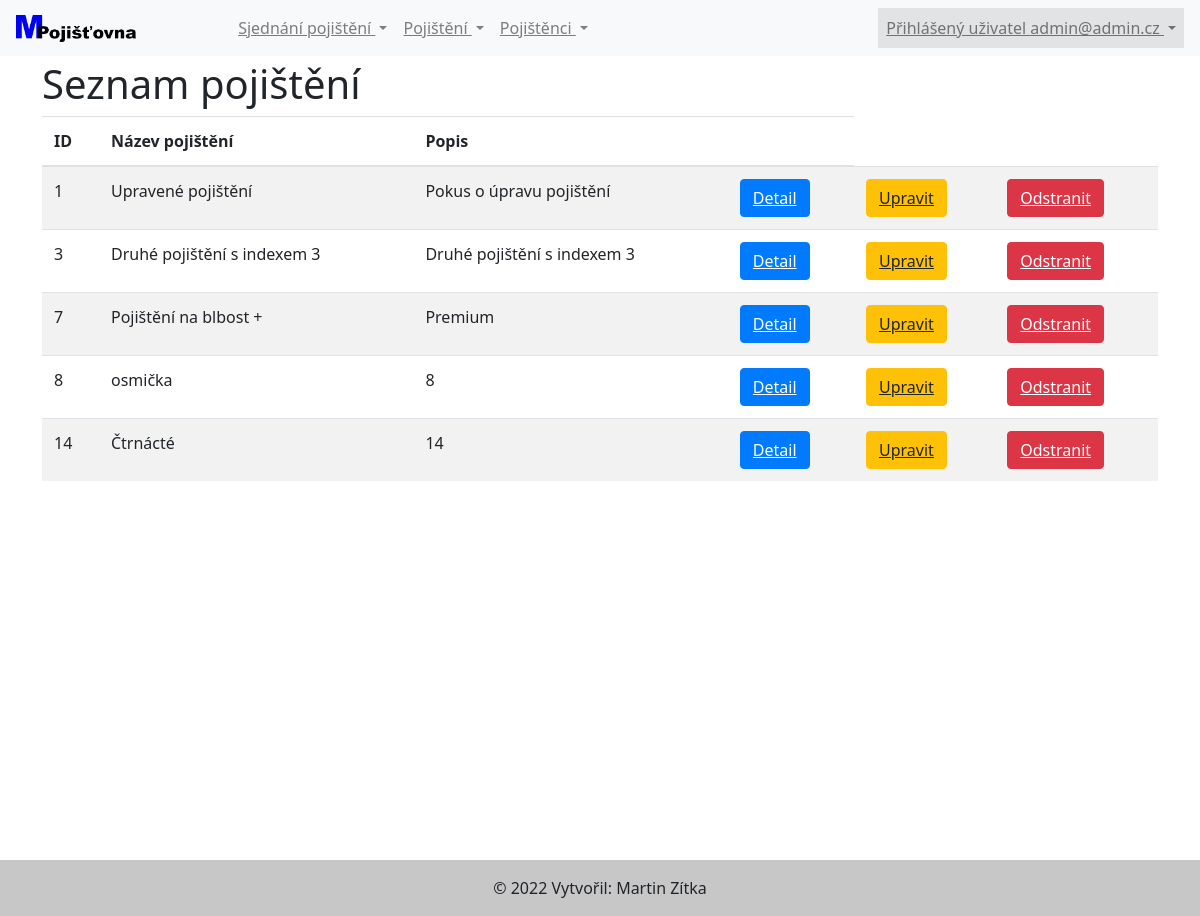
/readPojisteni.php (signed in), run on an earlier commit of the app's database.
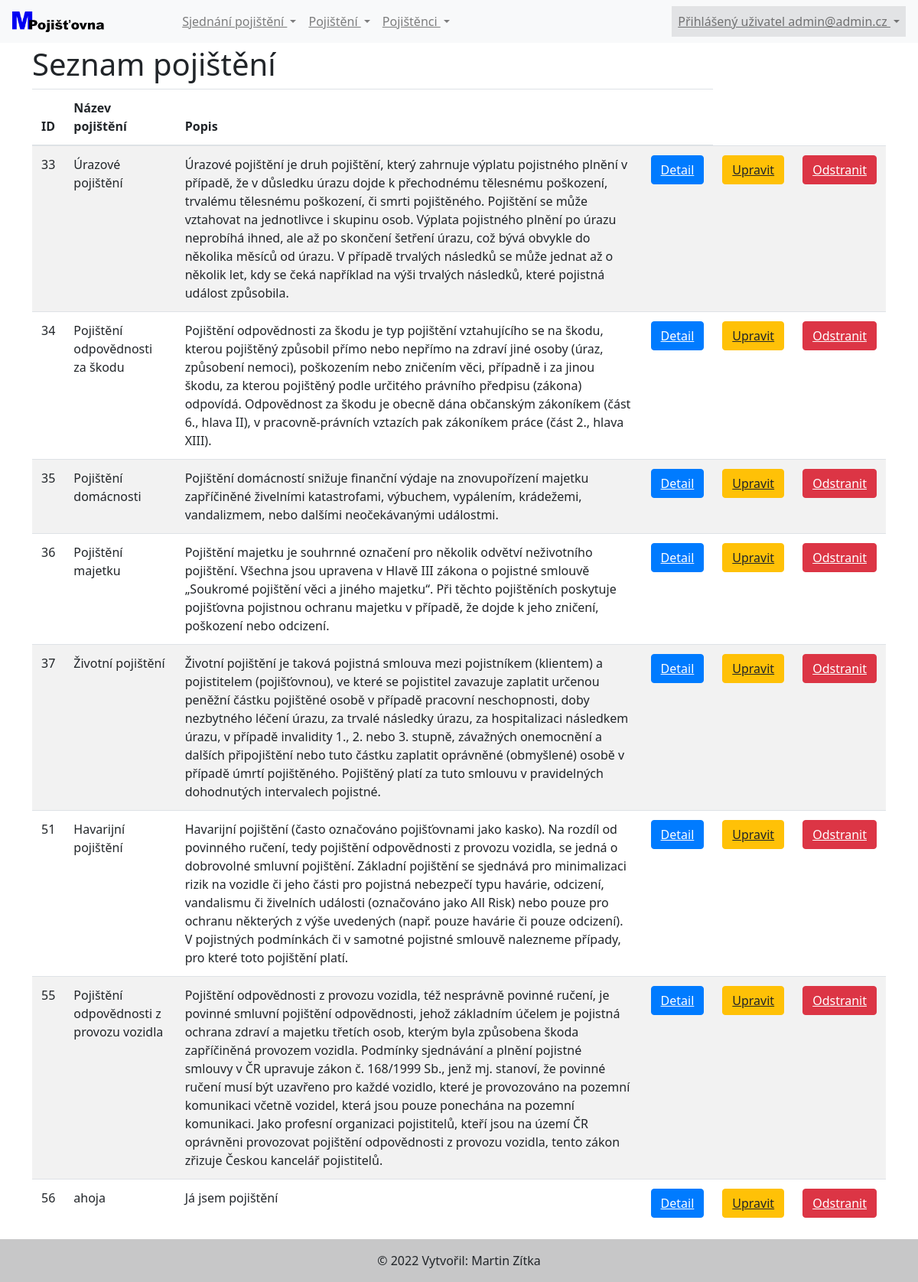
And on a later commit of the database.
### tables this page shows
CREATE TABLE `pojisteni` (
  `pojisteniId` int(11) NOT NULL,
  `nazev` varchar(255) DEFAULT NULL,
  `popis` text DEFAULT NULL
);

### tridy/Pojisteni.php (the view, shortened to what this page needs)
<?php
class Pojisteni {
    public function VypisPojisteni() {
        global $connection;
        $dbVypisPojisteni = "SELECT * FROM pojisteni";
        $vypisPojisteni = mysqli_query($connection, $dbVypisPojisteni);
        while ($row = mysqli_fetch_array($vypisPojisteni)) {
            echo('<table class="table table-striped">');
            echo('<thead><th>ID</th><th>Název pojištění</th><th>Popis</th><th></th></thead>');
            foreach ($vypisPojisteni as $poj) {
                echo('<tr><td>' . htmlspecialchars(trim($poj['pojisteniId'])));
                echo('</td><td>' . htmlspecialchars(trim($poj['nazev'])));
                echo('</td><td>' . htmlspecialchars(trim($poj['popis'])));
                echo('</td><td><a class="btn btn-primary" role="link" href="detailPojisteni.php?pojisteniId=' . $poj['pojisteniId'] . '">Detail</a></button>');
                echo('</td><td><a class="btn btn-warning" role="link" href="updatePojisteni.php?pojisteniId=' . $poj['pojisteniId'] . '">Upravit</a></button>');
                echo('</td><td><a class="btn btn-danger" role="link" href="deletePojisteni.php?pojisteniId=' . $poj['pojisteniId'] . '">Odstranit</a></button>');
                echo('</td></tr>');
            }
            echo('</table>');
        }
    }
}

### header.php (shortened to what this page needs)
<!DOCTYPE html>
<html lang="cs-cz">
    <head>
        <link rel="stylesheet" href="styly/bootstrap.css" type="text/css"/>
        <link rel="stylesheet" href="styly/bootstrap-grid.css" type="text/css"/>
        <link rel="stylesheet" href="styly/bootstrap-reboot.css" type="text/css"/>
        <link rel="stylesheet" href="styly/bootstrap-utilities.css" type="text/css"/>
    </head>
    <body>
        <header>
            <nav class="navbar navbar-expand-lg navbar-light bg-light">
                <a href="index.php">
                    <div class="d-flex justify-content-start">
                    <img src="obrazky/logoPM.png" alt="Logo" width="120px" height="auto"></a>
                    <div class="collapse navbar-collapse d-flex justify-content-center" id="navbarNavDropdown">
                        <ul class="navbar-nav">
                            <li class="nav-item dropdown">
                                <a class="nav-link dropdown-toggle" href="#" id="navbarDropdownMenuLink" data-toggle="dropdown" aria-haspopup="true" aria-expanded="false">
                                    Sjednání pojištění
                                </a>
                            </li>
                            <li class="nav-item dropdown">
                                <a class="nav-link dropdown-toggle" href="#" id="navbarDropdownMenuLink" data-toggle="dropdown" aria-haspopup="true" aria-expanded="false">
                                    Pojištění
                                </a>
                            </li>
                            <li class="nav-item dropdown">
                                <a class="nav-link dropdown-toggle" href="#" id="navbarDropdownMenuLink" data-toggle="dropdown" aria-haspopup="true" aria-expanded="false">
                                    Pojištěnci
                                </a>
                            </li>
                        </ul>
                    </div>
                    <div class="collapse navbar-collapse d-flex justify-content-end" id="navbarNavDropdown">
                        <ul class="navbar-nav">
                            <li class="nav-item dropdown">
                                <a class="nav-link dropdown-toggle alert-secondary" href="#" id="navbarDropdownMenuLink" data-toggle="dropdown" aria-haspopup="true" aria-expanded="false"">
                                    Přihlášený uživatel <?= $_SESSION['email']; ?>
                                </a>
                            </li>
                        </ul>
                    </div>
            </nav>
        </header>
        <div class="container min-vh-100 mt-1">

### readPojisteni.php (shortened to what this page needs)
<?php
require_once 'header.php';
?>
<h1>Seznam pojištění</h1>
<?php
$pojisteni = new Pojisteni();
$pojisteni->VypisPojisteni();
require_once 'footer.php'; ?>

### footer.php
</div>
<footer class="bg-light text-center text-lg-start">
  <div class="text-center p-3 w-100 p-3" style="background-color: rgba(0, 0, 0, 0.2);">
    © 2022 Vytvořil: Martin Zítka
  </div>
</footer>
</body>
</html>

What changed in the data, as far as the page shows it:
removed pojisteni: pojisteniId "1", nazev "Upravené pojištění", popis "Pokus o úpravu pojištění"
removed pojisteni: pojisteniId "3", nazev "Druhé pojištění s indexem 3", popis "Druhé pojištění s indexem 3"
removed pojisteni: pojisteniId "7", nazev "Pojištění na blbost +", popis "Premium"
removed pojisteni: pojisteniId "8", nazev "osmička", popis "8"
removed pojisteni: pojisteniId "14", nazev "Čtrnácté", popis "14"
added pojisteni: pojisteniId "33", nazev "Úrazové pojištění", popis "Úrazové pojištění je druh pojištění, který zahrnuje výplatu pojistného plnění v případě, že v důsledku úrazu dojde k přechodnému tělesnému poškození, trvalému tělesnému poškození, či smrti pojištěného. Pojištění se může vztahovat na jednotlivce i skupinu osob. Výplata pojistného plnění po úrazu neprobíhá ihned, ale až po skončení šetření úrazu, což bývá obvykle do několika měsíců od úrazu. V případě trvalých následků se může jednat až o několik let, kdy se čeká například na výši trvalých následků, které pojistná událost způsobila."
added pojisteni: pojisteniId "34", nazev "Pojištění odpovědnosti za škodu", popis "Pojištění odpovědnosti za škodu je typ pojištění vztahujícího se na škodu, kterou pojištěný způsobil přímo nebo nepřímo na zdraví jiné osoby (úraz, způsobení nemoci), poškozením nebo zničením věci, případně i za jinou škodu, za kterou pojištěný podle určitého právního předpisu (zákona) odpovídá. Odpovědnost za škodu je obecně dána občanským zákoníkem (část 6., hlava II), v pracovně-právních vztazích pak zákoníkem práce (část 2., hlava XIII)."
added pojisteni: pojisteniId "35", nazev "Pojištění domácnosti", popis "Pojištění domácností snižuje finanční výdaje na znovupořízení majetku zapříčiněné živelními katastrofami, výbuchem, vypálením, krádežemi, vandalizmem, nebo dalšími neočekávanými událostmi."
added pojisteni: pojisteniId "36", nazev "Pojištění majetku", popis "Pojištění majetku je souhrnné označení pro několik odvětví neživotního pojištění. Všechna jsou upravena v Hlavě III zákona o pojistné smlouvě „Soukromé pojištění věci a jiného majetku“. Při těchto pojištěních poskytuje pojišťovna pojistnou ochranu majetku v případě, že dojde k jeho zničení, poškození nebo odcizení."
added pojisteni: pojisteniId "37", nazev "Životní pojištění", popis "Životní pojištění je taková pojistná smlouva mezi pojistníkem (klientem) a pojistitelem (pojišťovnou), ve které se pojistitel zavazuje zaplatit určenou peněžní částku pojištěné osobě v případě pracovní neschopnosti, doby nezbytného léčení úrazu, za trvalé následky úrazu, za hospitalizaci následkem úrazu, v případě invalidity 1., 2. nebo 3. stupně, závažných onemocnění a dalších připojištění nebo tuto částku zaplatit oprávněné (obmyšlené) osobě v případě úmrtí pojištěného. Pojištěný platí za tuto smlouvu v pravidelných dohodnutých intervalech pojistné."
added pojisteni: pojisteniId "51", nazev "Havarijní pojištění", popis "Havarijní pojištění (často označováno pojišťovnami jako kasko). Na rozdíl od povinného ručení, tedy pojištění odpovědnosti z provozu vozidla, se jedná o dobrovolné smluvní pojištění. Základní pojištění se sjednává pro minimalizaci rizik na vozidle či jeho části pro pojistná nebezpečí typu havárie, odcizení, vandalismu či živelních události (označováno jako All Risk) nebo pouze pro ochranu některých z výše uvedených (např. pouze havárie či pouze odcizení). V pojistných podmínkách či v samotné pojistné smlouvě nalezneme případy, pro které toto pojištění platí."
added pojisteni: pojisteniId "55", nazev "Pojištění odpovědnosti z provozu vozidla", popis "Pojištění odpovědnosti z provozu vozidla, též nesprávně povinné ručení, je povinné smluvní pojištění odpovědnosti, jehož základním účelem je pojistná ochrana zdraví a majetku třetích osob, kterým byla způsobena škoda zapříčiněná provozem vozidla. Podmínky sjednávání a plnění pojistné smlouvy v ČR upravuje zákon č. 168/1999 Sb., jenž mj. stanoví, že povinné ručení musí být uzavřeno pro každé vozidlo, které je provozováno na pozemní komunikaci včetně vozidel, která jsou pouze ponechána na pozemní komunikaci. Jako profesní organizaci pojistitelů, kteří jsou na území ČR oprávněni provozovat pojištění odpovědnosti z provozu vozidla, tento zákon zřizuje Českou kancelář pojistitelů."
added pojisteni: pojisteniId "56", nazev "ahoja", popis "Já jsem pojištění"
